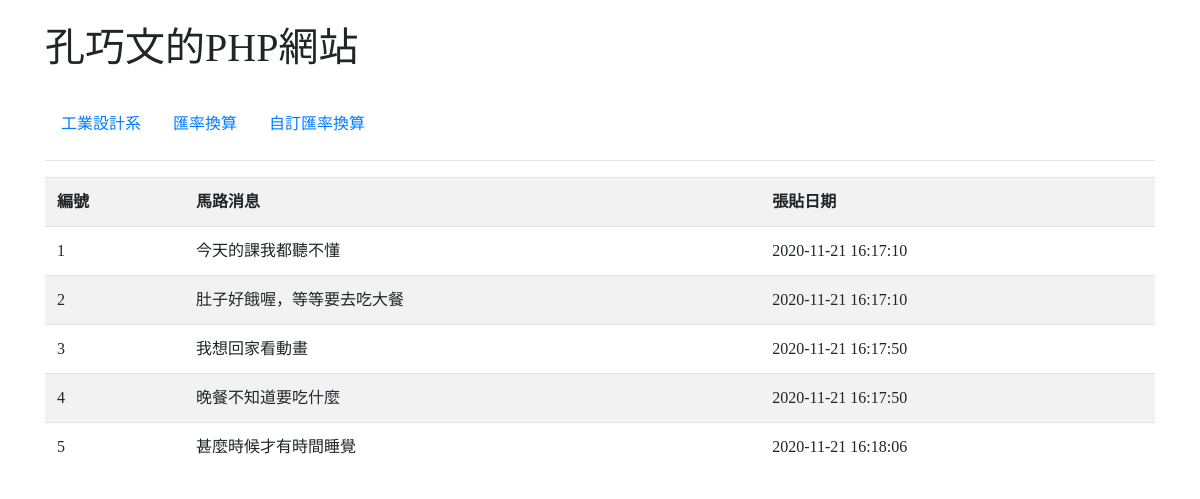
The page / on the database its author committed.
### tables this page shows
CREATE TABLE `news` (
  `id` int(11) NOT NULL,
  `title` varchar(200) NOT NULL,
  `pub_date` datetime NOT NULL DEFAULT CURRENT_TIMESTAMP
);

### index.php (the view, shortened to what this page needs)
<?php
$servername = "localhost";
$username = "root";
$password = "Winnie1226";
$dbname = "nkustdb";
$conn = new mysqli($servername, $username, $password, $dbname);
?>
<!doctype html>
<html>
  <head>
    <link rel="stylesheet" href="https://cdn.jsdelivr.net/npm/bootstrap@4.5.3/dist/css/bootstrap.min.css">
  </head>
  <body>
    <div class="container">
    <br>
    <h1>孔巧文的PHP網站</h1>
    <br>
    <ul class="nav">
  <li class="nav-item">
    <a class="nav-link active" href="https://id.nkust.edu.tw/">工業設計系</a>
  </li>
  <li class="nav-item">
    <a class="nav-link" href="exchang.php">匯率換算</a>
  </li>
  <li class="nav-item">
    <a class="nav-link" href="exchang2.php">自訂匯率換算</a>
   </li>
  </ul>
  <hr>
  <?php
      $sql = "SELECT * FROM news";
      $result = $conn->query($sql);
      if ($result->num_rows > 0) {
        echo"<table class='table table-striped'>";
        echo"<tr><th>編號</th><th>馬路消息</th><th>張貼日期</th></tr>";
        while($row = $result->fetch_assoc()) {
          echo"<tr>";
          echo"<td>" . $row["id"]. "</td>" .
              "<td>" . $row["title"]. "</td>" .
              "<td>" . $row["pub_date"]. "</td>";
          echo"</tr>";
        }
        echo"</table>";
      } else {
        echo "0 results";
      }
    ?>
  </div>
  </body>
</html>

### index.php (style rules this page uses)
body { font-family: 微軟正黑體 }

### rows shown on the page
news: id "1", title "今天的課我都聽不懂", pub_date "2020-11-21 16:17:10"
news: id "2", title "肚子好餓喔，等等要去吃大餐", pub_date "2020-11-21 16:17:10"
news: id "3", title "我想回家看動畫", pub_date "2020-11-21 16:17:50"
news: id "4", title "晚餐不知道要吃什麼", pub_date "2020-11-21 16:17:50"
news: id "5", title "甚麼時候才有時間睡覺", pub_date "2020-11-21 16:18:06"
